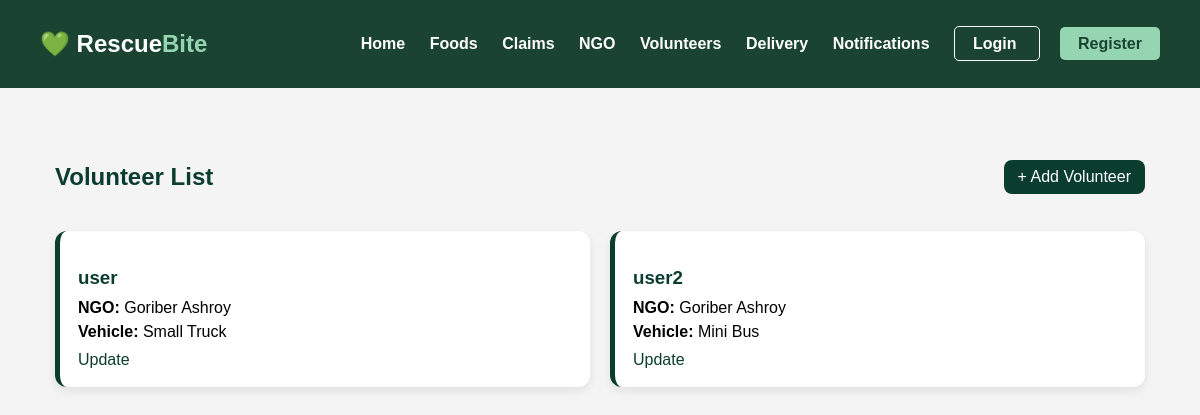
/ngo/volunteers/, run on the app's committed database.
### ngo/models.py (models this page shows, shortened)
class Volunteer(models.Model):
    user = models.OneToOneField(User,
                                on_delete=models.CASCADE)
    ngo = models.ForeignKey(NGO,
                            on_delete=models.CASCADE)
    vehicle = models.CharField(max_length=100)

class NGO(models.Model):
    user = models.OneToOneField(User,
                                on_delete=models.CASCADE)
    ngo_name = models.CharField(max_length=100)
    def __str__(self):
        return self.ngo_name

### ngo/views.py (the view)
def volunteer_list(request):
    volunteers = Volunteer.objects.all()
    return render(request,
                  'ngo/volunteer_list.html',
                  {'volunteers': volunteers})

### ngo/templates/ngo/volunteer_list.html
{% extends 'base.html' %}
{% block content %}
<div class="volunteer-page">
    <div class="volunteer-header">
        <h2>Volunteer List</h2>
        <a class="add-btn" href="/ngo/create-volunteer/">
            + Add Volunteer
        </a>
    </div>
    <div class="volunteer-grid">
        {% for v in volunteers %}
        <div class="volunteer-card">
            <h3>{{ v.user.username }}</h3>
            <p><b>NGO:</b> {{ v.ngo }}</p>
            <p><b>Vehicle:</b> {{ v.vehicle }}</p>
            <div class="actions">
                <a href="/ngo/update-volunteer/{{ v.id }}/">Update</a>
            </div>
        </div>
        {% endfor %}
    </div>
</div>
{% endblock %}

### static/css/style.css (style rules this page uses)
body { margin:0; font-family:Arial; background:#f4f4f4; }
.add-btn { background: #0b3d2e; color: white; padding: 8px 14px; border-radius: 8px; text-decoration: none; }
.actions { margin-top: 10px; }
.actions a { margin-right: 10px; text-decoration: none; color: #0b3d2e; }
.actions a { text-decoration: none; color: #0b3d2e; margin-right: 10px; }
.actions a { text-decoration: none; color: #0b3d2e; }
.volunteer-page { padding: 25px; }
.volunteer-header { display: flex; justify-content: space-between; align-items: center; margin-bottom: 20px; }
.volunteer-header h2 { color: #0b3d2e; }
.volunteer-grid { display: grid; grid-template-columns: repeat(auto-fit, minmax(260px, 1fr)); gap: 20px; }
.volunteer-card { background: white; padding: 18px; border-radius: 12px; border-left: 5px solid #0b3d2e; box-shadow: 0 4px 10px rgba(0,0,0,0.08); transition: 0.3s; }
.volunteer-card h3 { color: #0b3d2e; margin-bottom: 10px; }
.volunteer-card p { margin: 6px 0; }

### data on the page
Volunteer: user.username "user", ngo "Goriber Ashroy", vehicle "Small Truck"
Volunteer: user.username "user2", ngo "Goriber Ashroy", vehicle "Mini Bus"
